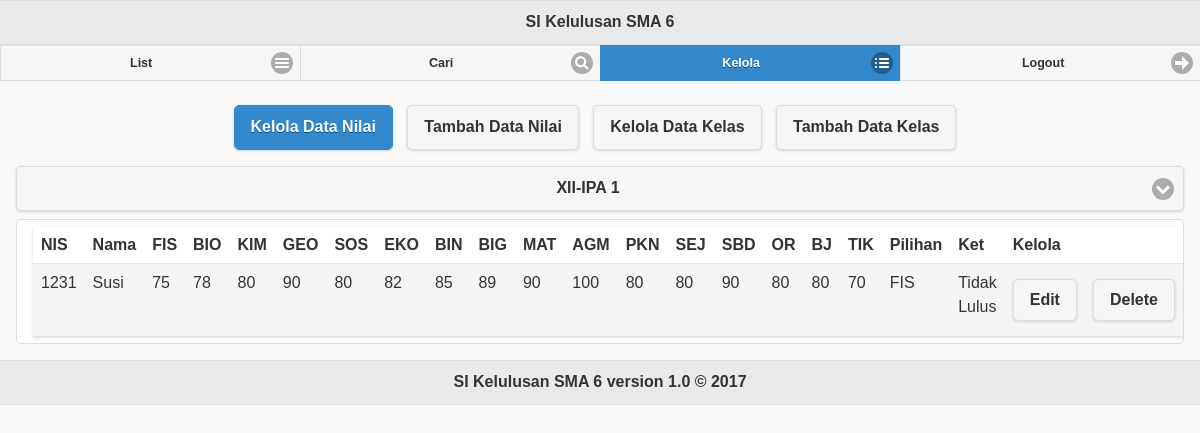
Screenshot of /manage_nilai.php (signed in) with the database file from the repository.
### tables this page shows
CREATE TABLE `matpel` (
  `id_matpel` tinyint UNSIGNED NOT NULL,
  `nama_matpel` varchar(20) NOT NULL UNIQUE,
  PRIMARY KEY (`id_matpel`)
);

CREATE TABLE `siswa` (
	`nis` smallint UNSIGNED NOT NULL,
	`nama_siswa` varchar(50) NOT NULL,
	`id_kelas` tinyint UNSIGNED NOT NULL,
	`id_matpelpil` tinyint UNSIGNED NOT NULL,
	PRIMARY KEY (`nis`)
);

CREATE TABLE `nilai` (
  `id_nilai` tinyint UNSIGNED NOT NULL auto_increment,
  `nis` smallint UNSIGNED NOT NULL,
  `id_matpel` tinyint UNSIGNED NOT NULL,
  `jumlah` real UNSIGNED NOT NULL,
  PRIMARY KEY (`id_nilai`)
);

### objects/siswa.php (called while the page is built, shortened)
<?php
    class Siswa
    {
        private $conn;
        public function __construct($db)
        {
            $this->conn = $db;
        }
        function readPerKelas($id_kelas){
            $query = "SELECT *
                    FROM siswa
                    WHERE id_kelas = ?";
            $stmt = $this->conn->prepare( $query );
            $stmt->bindParam(1, $id_kelas);
            $stmt->execute();
            return $stmt;
        }
    }
?>

### objects/matpel.php (called while the page is built)
<?php
    class Matpel
    {
        private $conn;
        public function __construct($db)
        {
            $this->conn = $db;
        }
        function read(){
	        $query = "SELECT * FROM matpel ORDER BY id_matpel";
	        $stmt = $this->conn->prepare( $query );
	        $stmt->execute();
	        return $stmt;
   		}
        function readName($id_matpelpil){
            $query = "SELECT nama_matpel FROM matpel WHERE id_matpel = ?";
            $stmt = $this->conn->prepare( $query );
            $stmt->bindParam(1, $id_matpelpil);
            $stmt->execute();
            $row = $stmt->fetch(PDO::FETCH_ASSOC);
            return $row['nama_matpel'];
        }
    }
?>

### objects/nilai.php (called while the page is built, shortened)
<?php
    class Nilai
    {
        private $conn;
        public function __construct($db)
        {
            $this->conn = $db;
        }
        function read($nis){
	        $query = "SELECT * FROM nilai WHERE nis = ? ORDER BY id_matpel";
	        $stmt = $this->conn->prepare( $query );
            $stmt->bindParam(1, $nis);
	        $stmt->execute();
	        return $stmt;
   		}
    }
?>

### manage_nilai.php (the view, shortened to what this page needs)
<?php
	include_once 'session.php';
	include_once "header.php";
	include_once "navbar_login.php";
	include_once 'objects/siswa.php';
	include_once 'objects/matpel.php';
	include_once 'objects/nilai.php';
	$database = new Database();
	$db = $database->getConnection();
	$selected_kelas = 1;
	$siswa = new Siswa($db);
	$matpel = new Matpel($db);
	$nilai = new Nilai($db);
?>
	<div id=list role="main" class="ui-content">
		<div align="center">
			<a href="manage_nilai.php" class="ui-btn ui-corner-all ui-shadow ui-btn-inline ui-btn-a ui-btn-active">Kelola Data Nilai</a>
			<a href="insert_nilai.php" class="ui-btn ui-corner-all ui-shadow ui-btn-inline ui-btn-a">Tambah Data Nilai</a>
			<a href="manage_kelas.php" class="ui-btn ui-corner-all ui-shadow ui-btn-inline ui-btn-a">Kelola Data Kelas</a>
			<a href="insert_kelas.php" class="ui-btn ui-corner-all ui-shadow ui-btn-inline ui-btn-a">Tambah Data Kelas</a>
		</div>
		<form method="post">
		</form>
		<div class="ui-body ui-body-a ui-corner-all">
			<table data-role="table" id="tablenilai" class="ui-body-d ui-shadow table-stripe ui-responsive">
					<?php
						$stmt = $siswa->readPerKelas($selected_kelas);
						$num = $stmt->rowCount();
						if($num>0){
							echo 	'
									<thead>
										<tr>
											<th>NIS</th>
											<th>Nama</th>
									';
							$stmt_matpel = $matpel->read();
							while($row_matpel = $stmt_matpel->fetch(PDO::FETCH_ASSOC)){
								echo'		<th>'.$row_matpel["nama_matpel"].'</th>';
							}
							echo 	' 		<th>Pilihan</th>
											<th>Ket</th>
											<th>Kelola</th>
											<th></th>
										</tr>
									</thead>
									<tbody>
								';
							while ($row = $stmt->fetch(PDO::FETCH_ASSOC)){
								extract($row);
								$lulus = true;
	        					echo   	'<tr>
	        								<td>'.$nis.'</td>
											<td>'.$nama_siswa.'</td>
										';
									$stmt_nilai = $nilai->read($nis);
									while($row_nilai = $stmt_nilai->fetch(PDO::FETCH_ASSOC)){
										echo'<td>'.$row_nilai['jumlah'].'</td>';
										if($row_nilai['jumlah']<75) $lulus=false;
									}
								echo 	'	<td>'.$matpel->readName($id_matpelpil).'</td>';
									if($lulus) echo '<td>Lulus</td>'; else echo '<td>Tidak Lulus</td>';
								echo 	'	<td><a href="update_nilai.php?id='.$nis.'" class="ui-btn ui-corner-all ui-shadow ui-btn-a">Edit</a></td>
											<td>
												<a href="#popupDialog?id='.$nis.'" data-rel="popup" data-position-to="window" data-transition="pop" class="ui-btn ui-corner-all ui-shadow ui-btn-a">Delete</a>
												<div data-role="popup" id="popupDialog?id='.$nis.'" data-overlay-theme="a" data-theme="a" data-dismissible="false" style="max-width:400px;">
													<div data-role="header" data-theme="a">
														<h1>Delete Data?</h1>
													</div>
													<div role="main" class="ui-content">
														<h3 class="ui-title">Apakah kamu yakin menghapus data ini?</h3>
														<a href="crud/delete_data.php?id='.$nis.'&act=nilai" class="ui-btn ui-corner-all ui-shadow ui-btn-inline ui-btn-a" data-rel="external" data-transition="flow">Delete</a>
														<a class="ui-btn ui-corner-all ui-shadow ui-btn-inline ui-btn-a" data-rel="back">Cancel</a>
													</div>
												</div>
											</td>
	        							</tr>';
							}
						}
						else{
							echo'<h1>Data tidak ditemukan</h1>';
						}
					?>
				</tbody>
			</table>
		</div>
	</div>
<?php
	include_once "footer.php";
?>

### rows the page displays
matpel: nama_matpel "FIS"
matpel: nama_matpel "BIO"
matpel: nama_matpel "KIM"
matpel: nama_matpel "GEO"
matpel: nama_matpel "SOS"
matpel: nama_matpel "EKO"
matpel: nama_matpel "BIN"
matpel: nama_matpel "BIG"
matpel: nama_matpel "MAT"
matpel: nama_matpel "AGM"
matpel: nama_matpel "PKN"
matpel: nama_matpel "SEJ"
matpel: nama_matpel "SBD"
matpel: nama_matpel "OR"
matpel: nama_matpel "BJ"
matpel: nama_matpel "TIK"
siswa: nis "1231", nama_siswa "Susi", id_matpelpil.nama_matpel "FIS"
nilai: jumlah "75"
nilai: jumlah "78"
nilai: jumlah "80"
nilai: jumlah "90"
nilai: jumlah "80"
nilai: jumlah "82"
nilai: jumlah "85"
nilai: jumlah "89"
nilai: jumlah "90"
nilai: jumlah "100"
nilai: jumlah "80"
nilai: jumlah "80"
nilai: jumlah "90"
nilai: jumlah "80"
nilai: jumlah "80"
nilai: jumlah "70"
